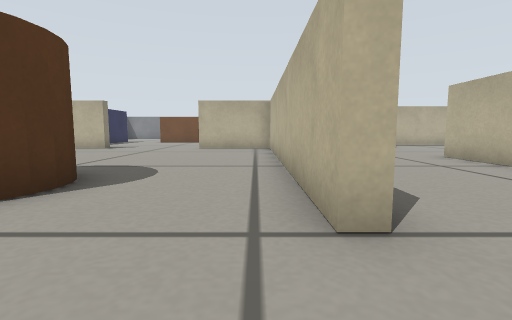
View 1 (above)

19 first-person views from a walk through a world built for the Gazebo simulator. The camera is 0.19 m above the floor, tilts 6° down and sees 85° across. The floor is counted in squares, 0.25 m on a side. Each view is taken from the middle of a square. On the plan, view 1 faces up. The plan holds only what a view shows up to about 10 squares ahead; the rest is blank.

View 2
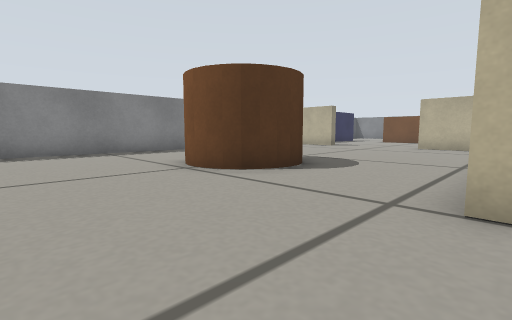

View 3
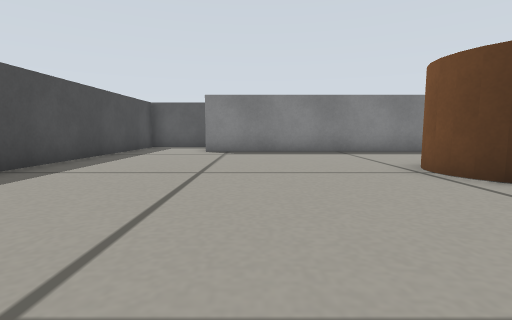

View 4
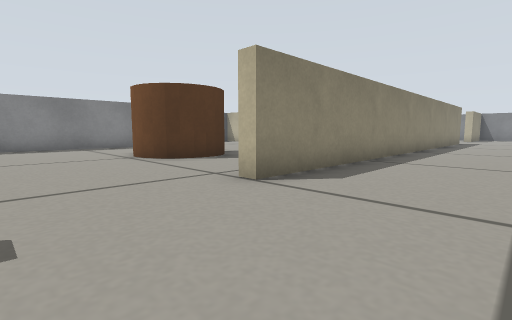

View 5
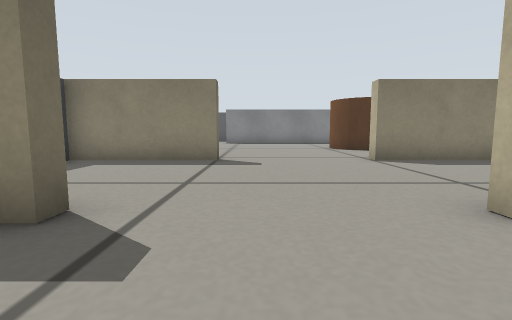

View 6
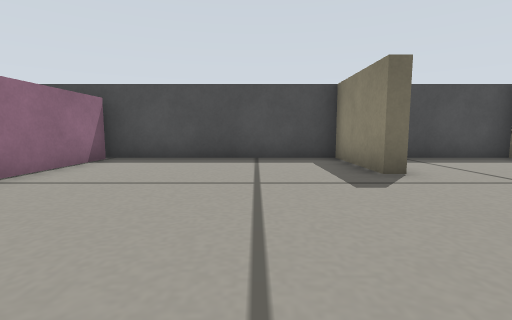

View 7
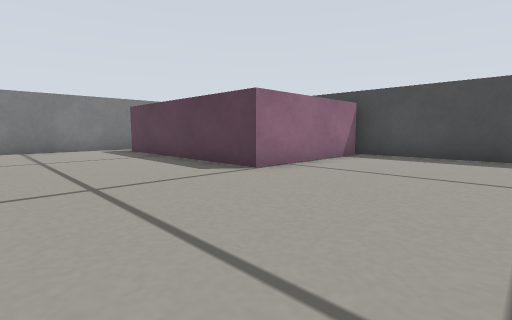

View 8
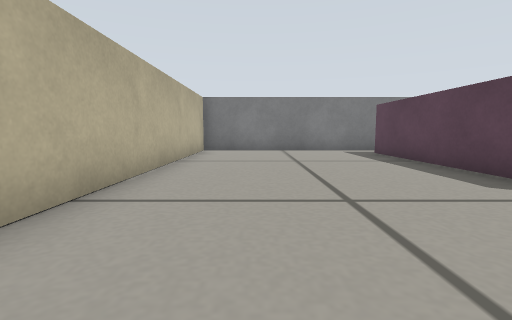

View 9
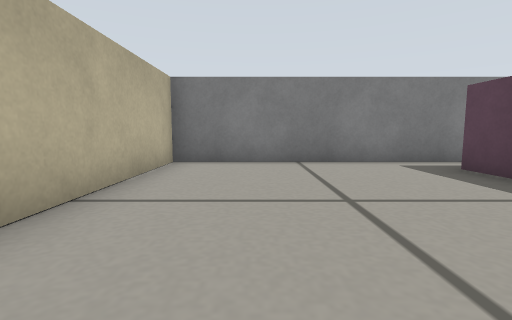

View 10
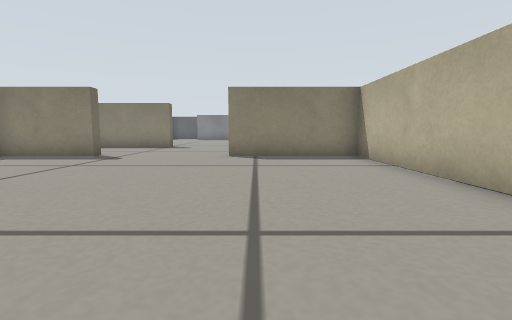

View 11
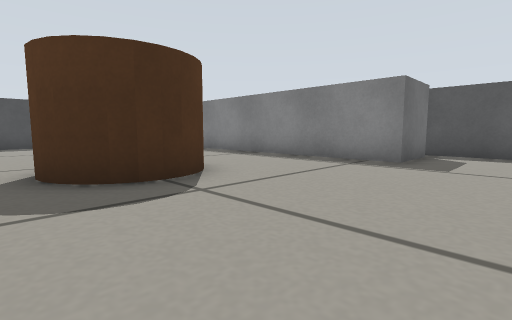

View 12
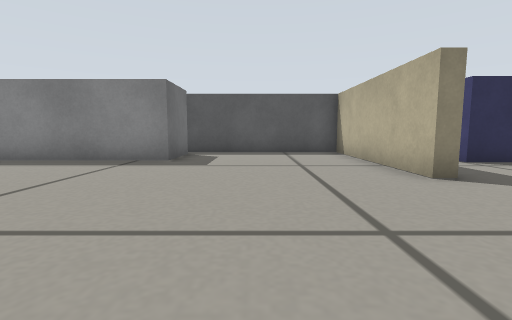

View 13
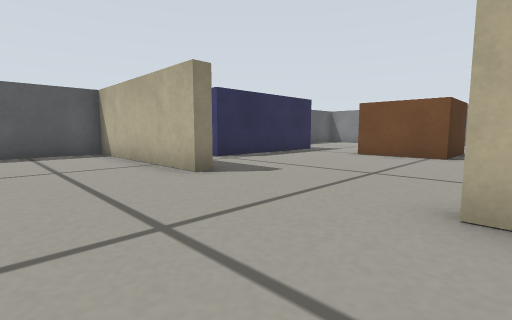

View 14
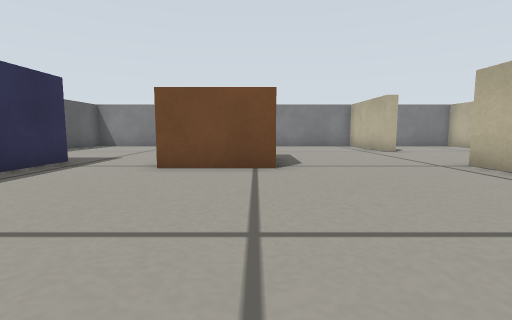

View 15
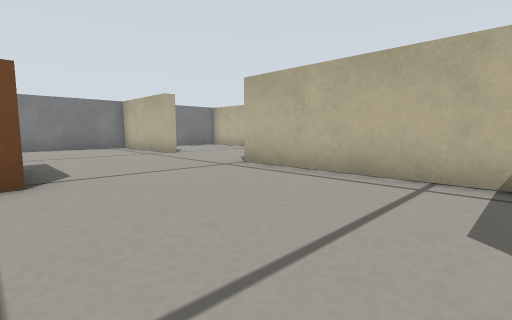

View 16
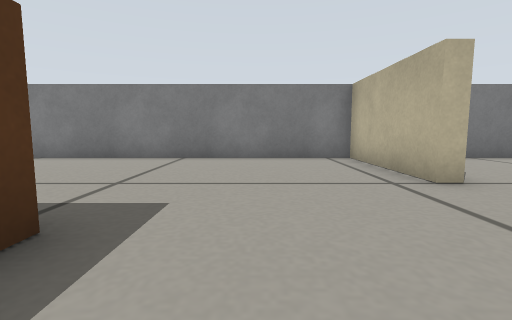

View 17
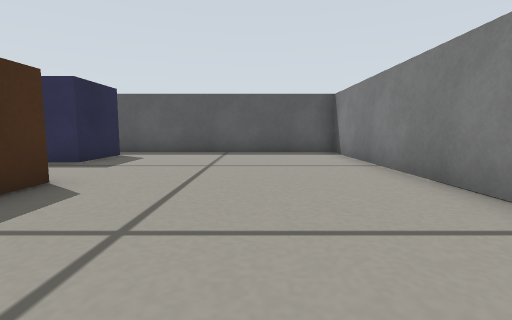

View 18
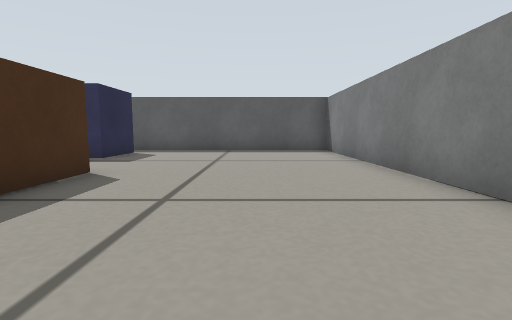

View 19
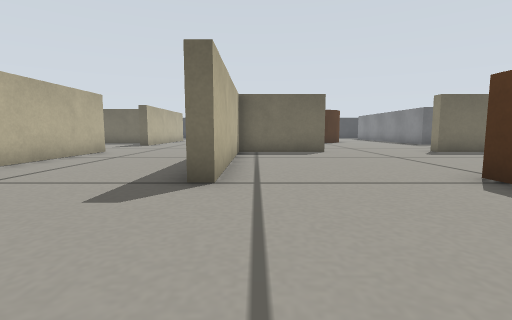

### Floor plan
Key: @ floor where view 1 was taken; # wall or solid block; . floor; C brown cylinder; B grey box; M magenta box; L blue box; R brown box.
Columns run from 12 left of view 1 to 20 right of it. Each row starts with its distance up from view 1.
 26 ##############  ##
 25 #............# ..
 24 #............#...
 23 #............#..
 22 #............#..
 21 #...............
 20 #.....RRR......
 19 #.LL..  R.......
 18 #  L..RRR....#...
 17    L.........#...
 16    L.........#...#
 15    L.........#...#
 14    L.........#...#
 13     .........#...#
 12 ######....####...#
 11 #........... #..
 10 #............#.. ..
  9 #............#.....
  8 #............#...#
  7 #BBB.........#...#
  6    B.........#...#
  5    B...CCC...#... ###############
  4    B...C C...#... #.............#
  3    B...  C...#... #.............#
  2    B...CCC.......##.............#
  1    B............................#
  0    B........@...................#
 -1    B....................MMMMMMM.#
 -2    B.........#..........M      .#
 -3    B........ #...##.....M
 -4    ........  #... #.....M
 -5    .......   #... #.....M
 -6    ######    ############

Where each view was taken, in squares from view 1:
view 1: 0 up, 0 right, facing up
view 2: 1 down, 1 right, facing up-left
view 3: 1 down, 1 right, facing left
view 4: 1 down, 4 right, facing up-left
view 5: 1 down, 8 right, facing left
view 6: 2 up, 8 right, facing down
view 7: 3 up, 8 right, facing down-right
view 8: 3 up, 9 right, facing right
view 9: 3 up, 13 right, facing right
view 10: 2 up, 14 right, facing left
view 11: 9 up, 2 left, facing down-left
view 12: 9 up, 2 left, facing left
view 13: 9 up, 2 left, facing up-left
view 14: 12 up, 4 left, facing up
view 15: 13 up, 4 left, facing up-right
view 16: 18 up, 2 left, facing up
view 17: 23 up, 2 left, facing left
view 18: 23 up, 1 left, facing left
view 19: 22 up, 0 right, facing down
